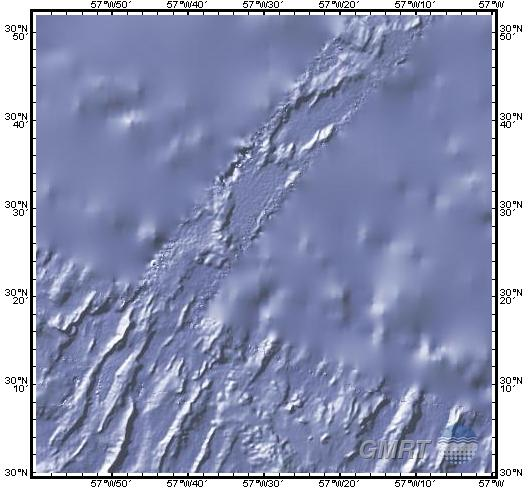
#> input picture 1_DatasetCharacteristics/equal_tiles/tile_30.0_30.9_-58.0_-57.0.png, 528 x 488 px; its folder holds only this picture in this run
$ jupyter execute exploratory_data_analysis.ipynb   (older library calls are emulated)
#> lines starting #> are read from the running program, lines starting #| are printed output that depends on the picture
# Exploratory Data Analysis (EDA)

## Table of Contents
1. [Dataset Overview](#dataset-overview)
2. [Handling Missing Values](#handling-missing-values)
3. [Feature Distributions](#feature-distributions)
4. [Possible Biases](#possible-biases)
5. [Correlations](#correlations)

. [Correlations](#correlations)

[cell 1]
# Import necessary libraries
import os
import cv2
import numpy as np
import pandas as pd
import matplotlib.pyplot as plt
from glob import glob
import requests
import time
import math

## Dataset Overview

Dataset is at the moment a set of 100 seabed images, downloaded via API from https://www.gmrt.org/ . They depict the area shown below. The image selection can and will be extended for the actual training. For data exploration we will use these 100 images as a manageable first batch.

Sample image:

Sample image with high resolution highlighted "masked":

.png>)

Area where the grid is located:

## Handling Missing Values

There are no missing values as such, but:
- In some of the "masked" images the high-res areas are not correctly highlighted.
- In the low-res parts of the images the information density is probably too low to work with it and get results (too blurry), so the entire low-res area could be regarded as missing information.

## Feature Distributions

[Plot the distribution of various features and target variables. Comment on the skewness, outliers, or any other observations.]

[cell 2]
# Parameters
image_folder = "equal_tiles"  # Folder containing the images
output_csv = "image_statistics.csv"  # Save stats to a CSV file
crop_pixels = 70  # Number of pixels to crop from each border (top, bottom, left, right)

# Function to crop a fixed number of pixels from the borders
def crop_fixed_border(image, crop_pixels=5):
    height, width, _ = image.shape
    if height > crop_pixels * 2 and width > crop_pixels * 2:
        cropped_image = image[crop_pixels:height-crop_pixels, crop_pixels:width-crop_pixels]
        return cropped_image
    else:
        print(f"Warning: Crop size too large for image {width}x{height}. Returning original image.")
        return image  # Return the original image if cropping is not possible

# Function to compute the gradient magnitude of the image
def compute_gradient_magnitude(image):
    grayscale = cv2.cvtColor(image, cv2.COLOR_BGR2GRAY)
    grad_x = cv2.Sobel(grayscale, cv2.CV_64F, 1, 0, ksize=3)
    grad_y = cv2.Sobel(grayscale, cv2.CV_64F, 0, 1, ksize=3)
    grad_magnitude = np.sqrt(grad_x**2 + grad_y**2)
    return grad_magnitude

# Load images
image_paths = glob(os.path.join(image_folder, "*.png"))
if not image_paths:
    print("No images found in the specified folder.")
    exit()

# Data storage
data = []

# Loop through each image
for image_path in image_paths:
    try:
        # Reload and process image each time
        image = cv2.imread(image_path)
#> image is the input picture: shape (488, 528, 3); mean B, G, R 178.7, 146.8, 140
        if image is None:
            print(f"Image {image_path} is corrupt or unreadable.")
            continue

        # Crop out fixed border
        cropped_image = crop_fixed_border(image, crop_pixels)
#> in crop_fixed_border, `cropped_image = image[crop_pixels:height-crop_pixels, crop_pixels:widt..`:
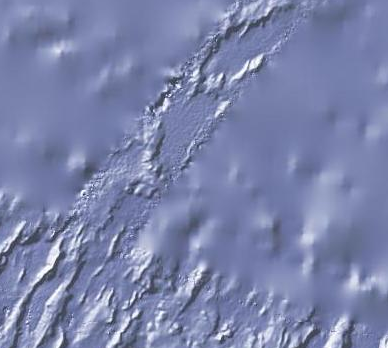
#> cropped_image: shape (348, 388, 3); mean B, G, R 171.1, 131.4, 122.8
        height, width, channels = cropped_image.shape
#> height = 348; width = 388; channels = 3

        # Convert to grayscale for intensity analysis
        grayscale = cv2.cvtColor(cropped_image, cv2.COLOR_BGR2GRAY)
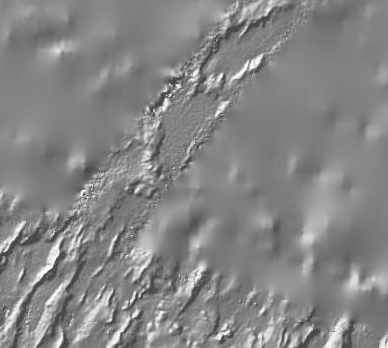
#> grayscale: shape (348, 388); min 46, max 254, mean 133.4

        # Average and standard deviation of intensity
        avg_intensity = np.mean(grayscale)
#> avg_intensity = 133.4
        std_intensity = np.std(grayscale)
#> std_intensity = 24.75

        # Gradient magnitude (to detect terrain slope)
        grad_magnitude = compute_gradient_magnitude(cropped_image)
#> in compute_gradient_magnitude, `grad_x = cv2.Sobel(grayscale, cv2.CV_64F, 1, 0, ksize=3)`:
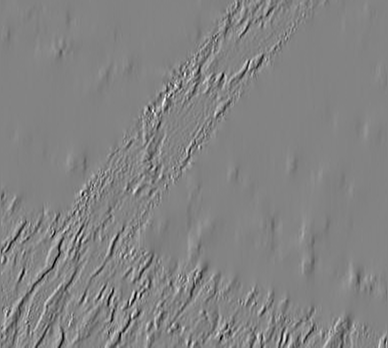
#> grad_x: shape (348, 388) float64; min -669, max 630, mean 0.1; drawn with min black and max white
#> in compute_gradient_magnitude, `grad_y = cv2.Sobel(grayscale, cv2.CV_64F, 0, 1, ksize=3)`:
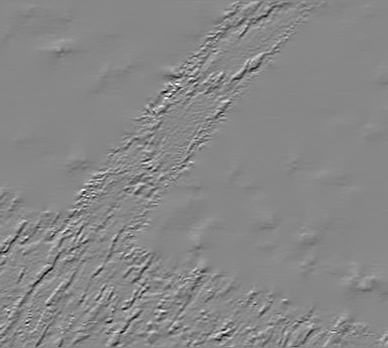
#> grad_y: shape (348, 388) float64; min -592, max 521, mean 0.1; drawn with min black and max white
#> in compute_gradient_magnitude, `grad_magnitude = np.sqrt(grad_x**2 + grad_y**2)`:
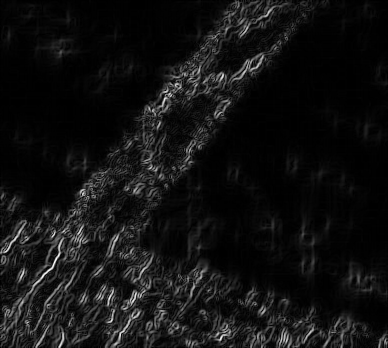
#> grad_magnitude: shape (348, 388) float64; min 0, max 708.4, mean 49.7; drawn with min black and max white
        avg_gradient = np.mean(grad_magnitude)  # Mean gradient value across the image
#> avg_gradient = 49.73

        # Elevation statistics (inferred from intensity)
        min_intensity = np.min(grayscale)
#> min_intensity = 46
        max_intensity = np.max(grayscale)
#> max_intensity = 254
        intensity_range = max_intensity - min_intensity
#> intensity_range = 208

        # Store data
        data.append({
            "file_name": os.path.basename(image_path),
            "width": width,
            "height": height,
            "avg_intensity": avg_intensity,
            "std_intensity": std_intensity,
            "min_intensity": min_intensity,
            "max_intensity": max_intensity,
            "intensity_range": intensity_range,
            "avg_gradient": avg_gradient,
            "aspect_ratio": width / height,
        })

    except Exception as e:
        print(f"Error processing {image_path}: {e}")

# Create a DataFrame for analysis
df = pd.DataFrame(data)
#> df = table of 1 rows and 10 columns

# Save to CSV
df.to_csv(output_csv, index=False)
print(f"Statistics saved to {output_csv}")

# Display some EDA results
print(df.describe())
#> (printed output is left out)

# Visualization: Histograms of intensity and gradient
plt.figure(figsize=(14, 7))

# Average intensity distribution
plt.subplot(2, 3, 1)
plt.hist(df["avg_intensity"], bins=20, color="blue", alpha=0.7)
plt.title("Distribution of Average Intensity")
plt.xlabel("Average Intensity")
plt.ylabel("Frequency")

# Intensity range distribution (min/max intensity)
plt.subplot(2, 3, 2)
plt.hist(df["intensity_range"], bins=20, color="purple", alpha=0.7)
plt.title("Distribution of Intensity Range")
plt.xlabel("Intensity Range")
plt.ylabel("Frequency")

# Average gradient distribution (to represent terrain slope)
plt.subplot(2, 3, 3)
plt.hist(df["avg_gradient"], bins=20, color="green", alpha=0.7)
plt.title("Distribution of Average Gradient (Slope)")
plt.xlabel("Average Gradient")
plt.ylabel("Frequency")

# Min intensity vs. max intensity
plt.subplot(2, 3, 4)
plt.scatter(df["min_intensity"], df["max_intensity"], alpha=0.7, color="red")
plt.title("Min vs. Max Intensity")
plt.xlabel("Min Intensity")
plt.ylabel("Max Intensity")

# Intensity range vs. average intensity
plt.subplot(2, 3, 5)
plt.scatter(df["intensity_range"], df["avg_intensity"], alpha=0.7, color="blue")
plt.title("Intensity Range vs. Average Intensity")
plt.xlabel("Intensity Range")
plt.ylabel("Average Intensity")

# Heatmap for one cropped image (to visualize terrain shading)
image_example = cv2.imread(image_paths[0])
cropped_example = crop_fixed_border(image_example, crop_pixels)
plt.subplot(2, 3, 6)
plt.imshow(cropped_example, cmap='terrain', interpolation='nearest')
plt.title("Seabed Image Example (Cropped)")
plt.colorbar(label="Shading Intensity")
plt.axis('off')

plt.tight_layout()
plt.show()
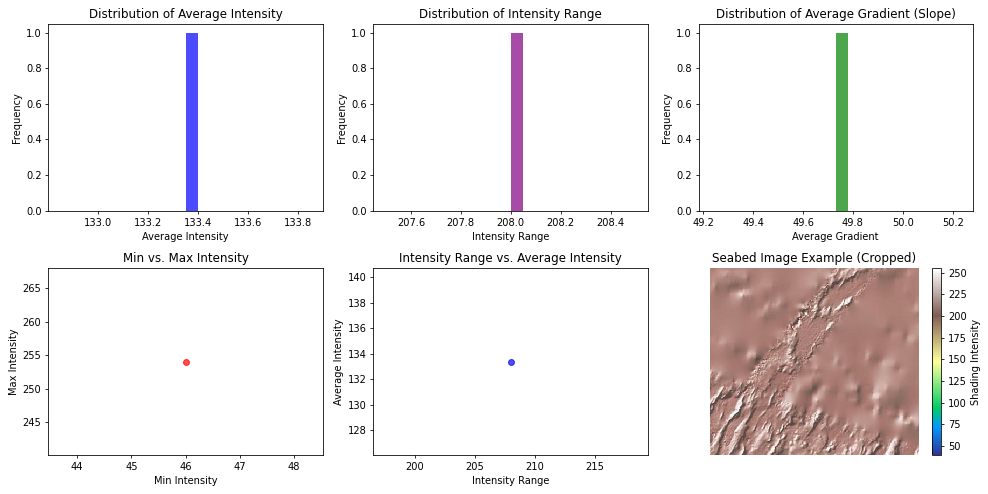
#> figure drawn by matplotlib, 7 panels; B, G, R data is drawn as R, G, B; panel 1: tallest bar 1 high, from x = 133.4 to 133.4; panel 2: tallest bar 1 high, from x = 208 to 208.1; panel 3: tallest bar 1 high, from x = 49.73 to 49.78

$ run again, on 1_DatasetCharacteristics/equal_tiles/tile_31.7_32.6_-51.0_-50.0.png
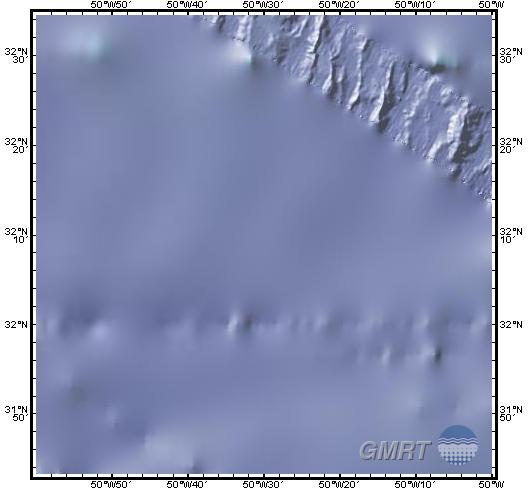
#> input picture 1_DatasetCharacteristics/equal_tiles/tile_31.7_32.6_-51.0_-50.0.png, 528 x 489 px
#> image is the input picture: shape (489, 528, 3); mean B, G, R 182.2, 149.1, 141.5
#> `grayscale = cv2.cvtColor(cropped_image, cv2.COLOR_BGR2GRAY)`:
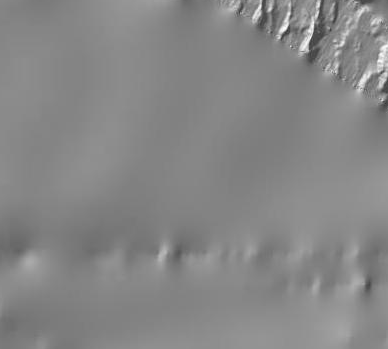
#> grayscale: shape (349, 388); min 52, max 253, mean 134
#> avg_intensity = 134
#> std_intensity = 12.01
#> in compute_gradient_magnitude, `grad_magnitude = np.sqrt(grad_x**2 + grad_y**2)`:
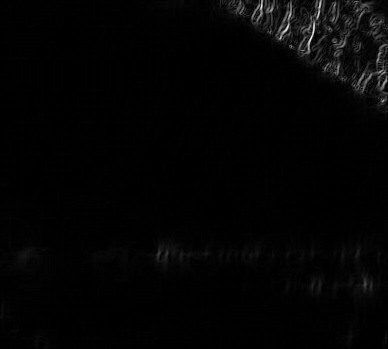
#> grad_magnitude: shape (349, 388) float64; min 0, max 692.7, mean 11.2; drawn with min black and max white
#> avg_gradient = 11.23
#> min_intensity = 52
#> max_intensity = 253
#> intensity_range = 201
#> df = table of 1 rows and 10 columns
#> (printed output is left out)

$ run again, on 1_DatasetCharacteristics/equal_tiles/tile_31.7_32.6_-54.0_-53.0.png
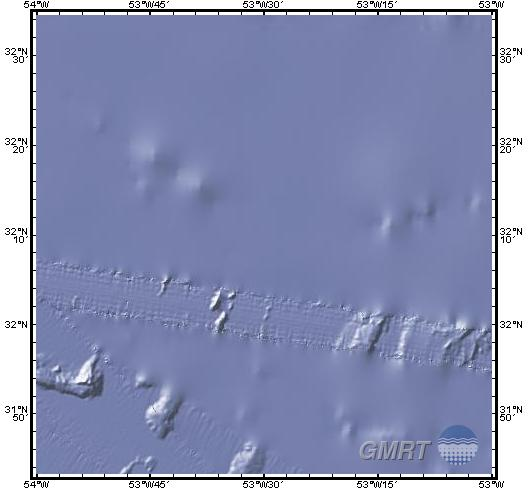
#> input picture 1_DatasetCharacteristics/equal_tiles/tile_31.7_32.6_-54.0_-53.0.png, 528 x 489 px
#> image is the input picture: shape (489, 528, 3); mean B, G, R 180.5, 144.8, 137.7
#> `grayscale = cv2.cvtColor(cropped_image, cv2.COLOR_BGR2GRAY)`:
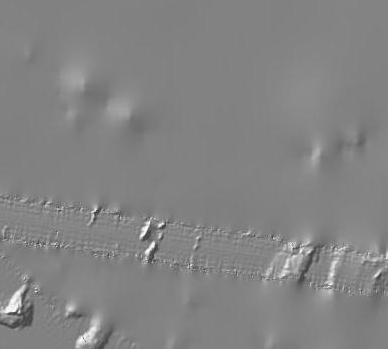
#> grayscale: shape (349, 388); min 49, max 254, mean 131.2
#> avg_intensity = 131.2
#> std_intensity = 11.31
#> in compute_gradient_magnitude, `grad_magnitude = np.sqrt(grad_x**2 + grad_y**2)`:
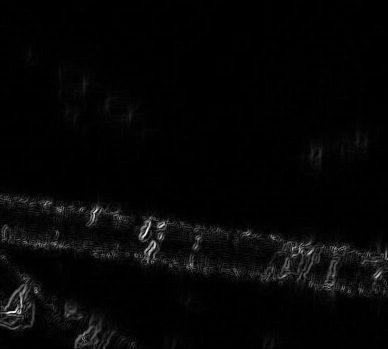
#> grad_magnitude: shape (349, 388) float64; min 0, max 691.6, mean 16.2; drawn with min black and max white
#> avg_gradient = 16.16
#> min_intensity = 49
#> max_intensity = 254
#> intensity_range = 205
#> df = table of 1 rows and 10 columns
#> (printed output is left out)

$ run again, on 1_DatasetCharacteristics/equal_tiles/tile_31.7_32.6_-60.0_-59.0.png
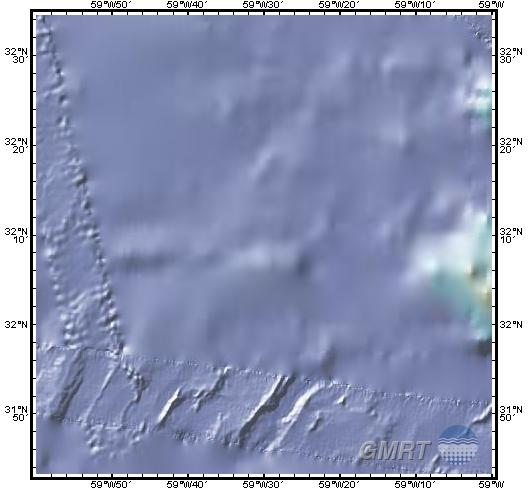
#> input picture 1_DatasetCharacteristics/equal_tiles/tile_31.7_32.6_-60.0_-59.0.png, 528 x 489 px
#> image is the input picture: shape (489, 528, 3); mean B, G, R 182.3, 151.5, 143.4
#> `grayscale = cv2.cvtColor(cropped_image, cv2.COLOR_BGR2GRAY)`:
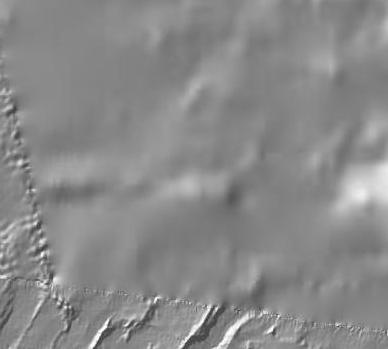
#> grayscale: shape (349, 388); min 49, max 254, mean 137.3
#> avg_intensity = 137.3
#> std_intensity = 17.18
#> in compute_gradient_magnitude, `grad_magnitude = np.sqrt(grad_x**2 + grad_y**2)`:
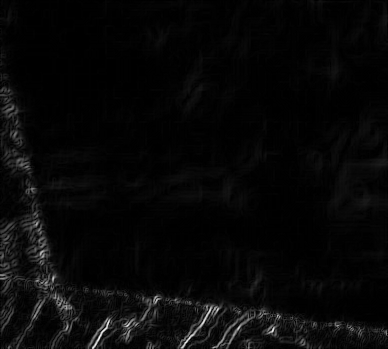
#> grad_magnitude: shape (349, 388) float64; min 0, max 723.2, mean 22.7; drawn with min black and max white
#> avg_gradient = 22.72
#> min_intensity = 49
#> max_intensity = 254
#> intensity_range = 205
#> df = table of 1 rows and 10 columns
#> (printed output is left out)
